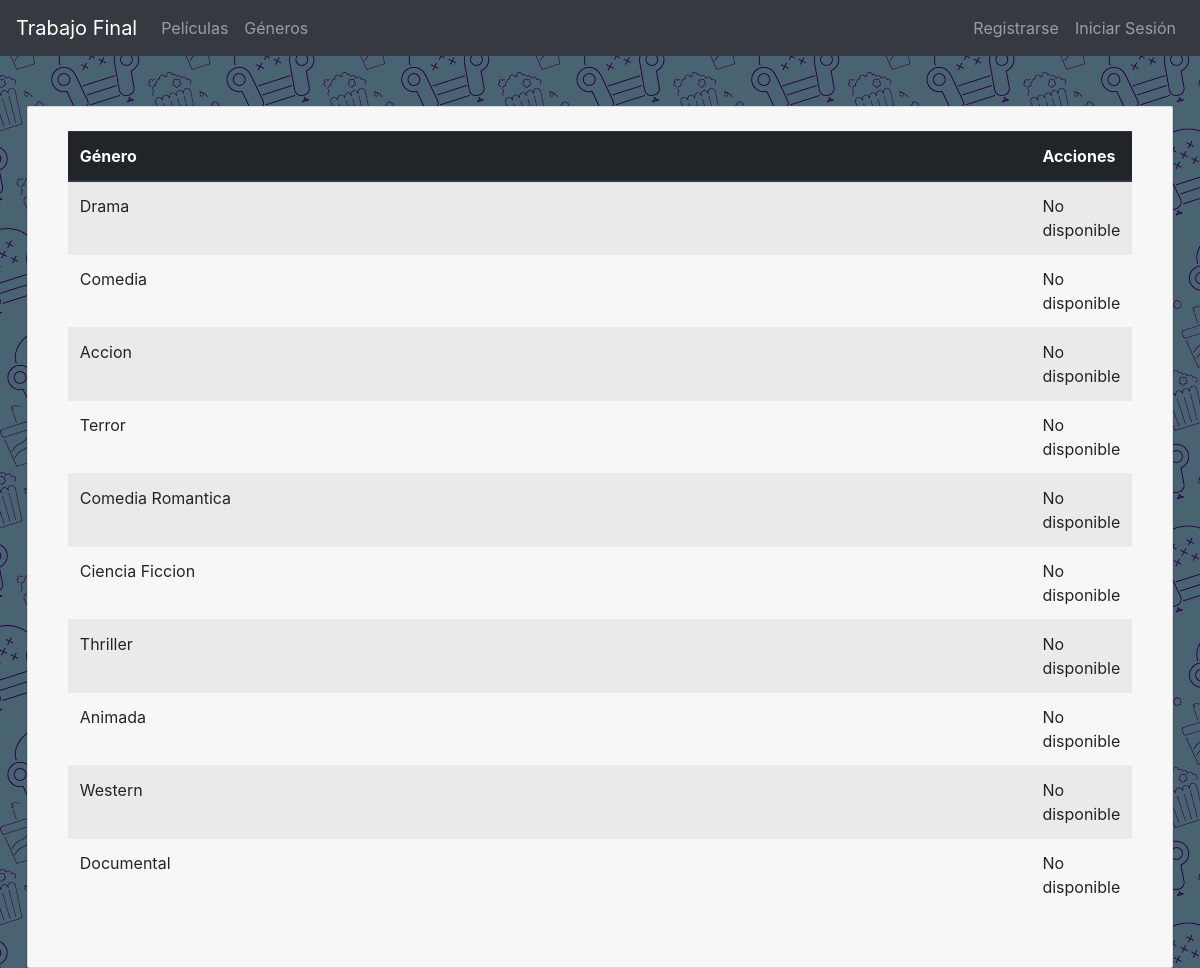
The page /genre-list.php on the database as committed earlier.
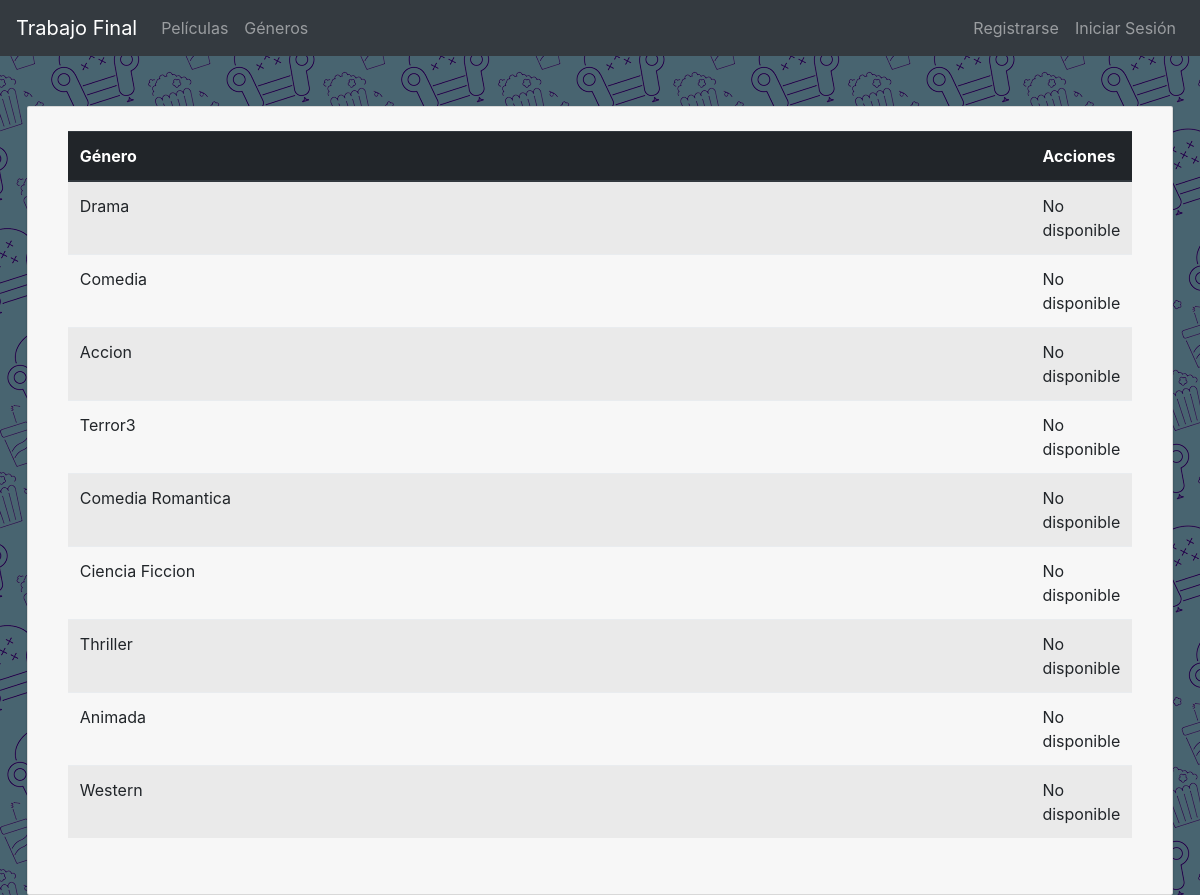
The same page on the database as committed later.
### tables this page shows
CREATE TABLE `genero` (
  `id_genero` int(10) UNSIGNED NOT NULL,
  `nombre_genero` varchar(25) NOT NULL
);

### genre-list.php (the view, shortened to what this page needs)
<!DOCTYPE html>
<html lang="es">
<?php
	require 'inc/conn.php';
	include_once("navbar.php");
	generar_menu($menu_ppal,1);
?>
<head>
	<link rel="stylesheet" href="bootstrap/css/bootstrap.min.css">
	<link rel="stylesheet" type="text/css" href="css/styles.css">
	<link rel="stylesheet" href="font-awesome/css/font-awesome.min.css">
</head>
<body>
	<div id="encab">
		<?=$menu_ppal?>
	</div>
	<div class="container">
		<div class="card card-container pt-4">
			<table class="table table-striped">
				<thead class="thead thead-dark">
					<th class="col md-5">Género</th>
					<th class="col md-1">Acciones</th>
				</thead>
				<tbody>
					<?php
					$rs = $mysqli->query("SELECT * FROM genero g;");
					foreach($rs as $fila) {
						$actionCommon = "<span>No disponible</span>";
						$action = $actionCommon;
							echo "
							<tr class=''>
								<td class='col'>{$fila['nombre_genero']}</td>
								<td class='col'>".
									$action.
								"</td>
							</tr>
						";
					}
					?>
				</tbody>
			</table>
		</div>
	</div>
</body>
</html>

### navbar.php (shortened to what this page needs)
<?php
	$menu1= [
			[1,"Películas","index.php","Lista de películas"],
			[2, "Géneros", "genre-list.php", "Lista de géneros"]
	];
	function generar_menu(&$menu_ppal,$menu) {
	global $menu1;
		$menu_ppal = "<nav class='navbar navbar-expand-lg navbar-dark bg-dark'>
  				<a class='navbar-brand' href='index.php''>Trabajo Final</a>
  				<div class='collapse navbar-collapse' id='navbarSupportedContent'> <ul id='menuppal' class='navbar-nav mr-auto'>";
		for ( $i=0; $i < count($menu1); $i++ )
		{
			$menutit=$menu1[$i][1];
			$ref = $menu1[$i][2];
			$menu_ppal .= " <li class='nav-item'>".
						"<a class='nav-link' href='$ref'>
					         {$menutit}
					      </a>";
		}
		$menu_ppal .= "</ul>";
				     $opcion=0;
		if ($opcion==0)
			$links = "<div class='collapse navbar-collapse flex-row-reverse'><ul class='navbar-nav'><li class='nav-item'><a href='signup.php'  title='Crear una cuenta de usuario' class='nav-link enabled'> Registrarse</a></li>".
				"<li class='nav-item'><a href='login.php'  title='Iniciar sesión' class='nav-link enabled'>Iniciar Sesión</a></li></ul></div>";
		$menu_ppal .= "$links
					</div>
				</nav>";
	}
?>

### css/styles.css (style rules this page uses)
body, html { height: 100%; background-image: url('../res/img/background.png'); }
.container { max-width: 99%; }
.card-container.card { max-width: 99%; padding: 40px 40px; }
.card { background-color: #F7F7F7; padding: 20px 25px 30px; margin: 0 auto 25px; margin-top: 50px; -moz-border-radius: 2px; -webkit-border-radius: 2px; border-radius: 2px; -moz-box-shadow: 0px 2px 2px rgba(0, 0, 0, 0.3); -webkit-box-shadow: 0px 2px 2px rgba(0, 0, 0, 0.3); box-shadow: 0px 2px 2px rgba(0, 0, 0, 0.3); }

Rows that differ between the two databases and show on the page:
removed genero: nombre_genero "Documental"
changed genero: nombre_genero "Terror" → "Terror3"
